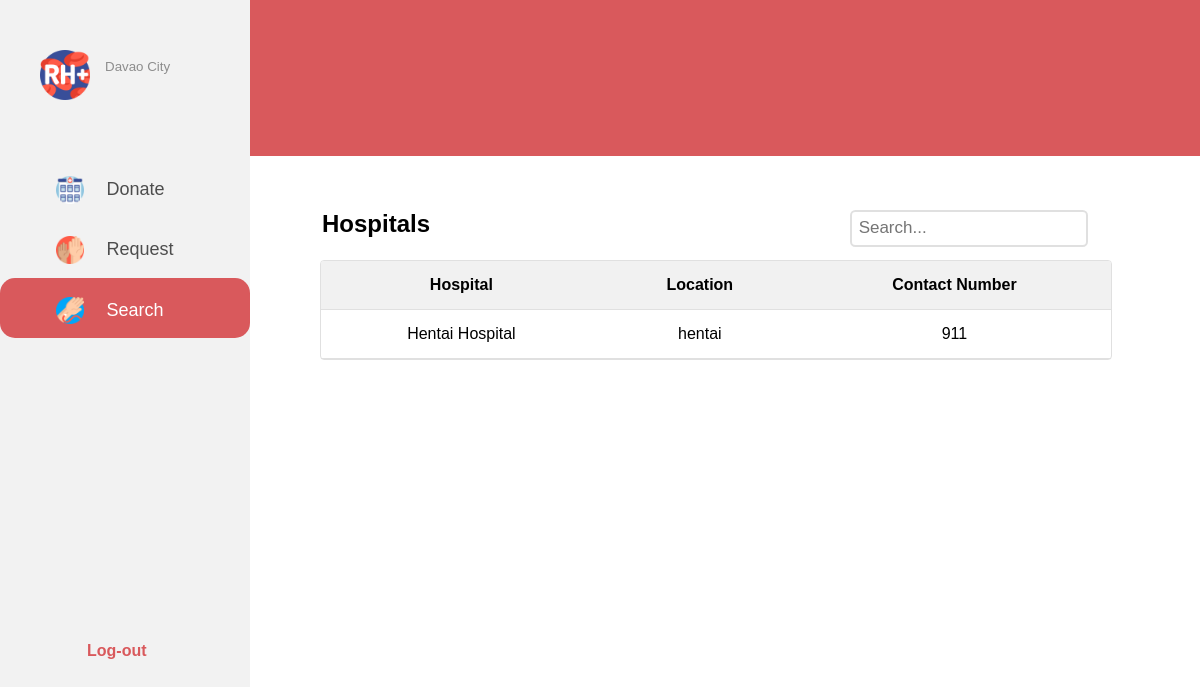
/user-dashboard.php (signed in), run on the app's committed database.
### tables this page shows
CREATE TABLE `hospital` (
  `Hospital_ID` int(11) NOT NULL,
  `Hospital_Name` varchar(20) NOT NULL,
  `Hospital_Address` text NOT NULL,
  `Hospital_Contact_Number` int(7) NOT NULL,
  `Hospital_Password` varchar(15) NOT NULL,
  `Hospital_Email_Address` varchar(20) NOT NULL
);

### user-dashboard.php (the view, shortened to what this page needs)
<?php
  if(isset($_SESSION['User_Name']) && isset($_SESSION['User_ID'])){
?>
<!DOCTYPE html>
<html>
<head>
  <link rel="stylesheet" href="user-dashboard.css">
</head>
<body>
  <div class="sidenav">
    <div class="float-container">
        <div class="float-child">
           <div class="icon"><img src="icons/Hospital-Dashboard-Menu/rh-.png"></div>
        </div>
        <div class="float-child">
          <div class="prof-text">
            <small>Davao City</small>
          </div>
        </div>
    </div>
    <div class="menu">
      <div class="donate">
        <a href="user-dashboard-donate.html" id="first-sidebar" class="a"><img src="icons/menu/medical-center.png">Donate</a>
      </div>
      <div class="request">
        <a href="user-dashboard-request.html" class="a"><img src="icons/menu/volunteer.png">Request</a>
      </div>
      <div class="search">
        <a href="user-dashboard,php" id="third-sidebar" class="a"><img src="icons/menu/blood-transfusion.png">Search</a>
      </div>
      <div class="sidebar-bottom">
        <table>
          <th><a href="login.html" id="log-out">Log-out</a></th>
        </table>
      </div>
    </div>
  </div>s
  <div class="header">
  </div>
  <div class="table-header">
    <table>
      <th><h2> Hospitals</h2></th>
      <th id="search-box"><input type="text" placeholder="Search..."></th>
    </table>
  </div>
  <div class="content">
    <table class="table-content" style="width: 90%">
     <tr>
          <th>Hospital</th>
          <th>Location</th>
          <th>Contact Number</th>
        </tr>
        <tr>
             <?php
        $conn = mysqli_connect("localhost","root","","blood_donation_sys");
        $sql = "SELECT Hospital_Name,
        Hospital_Address, Hospital_Contact_Number FROM hospital";
        $result = $conn->query($sql);
        if($result->num_rows>0){
          while($row=$result->fetch_assoc()){
            echo "<tr><td>".$row["Hospital_Name"]."</td><td>".$row["Hospital_Address"]."</td><td>".$row["Hospital_Contact_Number"]."</td></tr>";
          }
          echo"</table>";
        }
        else{
          echo "0 result";
        }
        ?>
  </div>
</body>
</html>
<?php
}else{
  send_alert_error("Session Invalid");
}
?>

### user-dashboard.css (style rules this page uses)
* { padding: 0; margin: 0; }
body { font-family: sans-serif; font-size: 16px; }
.search { box-sizing: border-box; background-color: #D9595C; border-style: none; border-color: #D9595C; border-width: 0.0125em; border-radius: 0.9375em; }
.search a { color:white; }
.sidenav { height: 100%; width: 15.625em; position: fixed; background-color: #F2F2F2; left: 0; top: 0; overflow-x: hidden; padding-top: 1.25em; font-family: sans-serif; }
.menu { padding-top: 2em; }
.menu img { width: 15%; padding-right: 1.25em; vertical-align: middle; }
.profile tr, td { padding-right: 100px; }
.a { padding: 1.0625em 0.5em 0.75em 3.125em; text-decoration: none; font-size: 1.125em; color: #4D4D4D; display: block; }
.sidebar-bottom { position: absolute; top: 40em; }
.sidebar-bottom a { text-decoration: none; color: black; }
#log-out { padding-left: 5.3125em; color: #D9595C; }
.float-container { padding-top: 20px; padding-left: 30px; padding-bottom: 50px; }
.icon { width: 25%; float: left; padding: 10px ; }
.icon img { width: 90%; }
.prof-text { padding-top: 17px; padding-left: 0px; }
.prof-text small { color: #8D8D8D; }
.header { margin-left: 15.6em; padding: 5em; background: #D9595C; color: white; position: relative; top: -22px; }
.table-header { padding-top: 1.875em; padding-left: 20em; }
#search-box { position: absolute; right: 7em; }
.table-header input[type=text] { font-size: 1.0625em; color: #2C2C2C; padding: 0.375em 0.375em 0.375em 0.375em; border-style: solid; border-radius: 0.3125em; border-color: #E0E0E0; }
.content { padding-top: 1.25em; padding-left: 20em; }
table.table-content { border: 0.0625em solid #E0E0E0; border-radius: 0.25em; border-collapse: separate; border-spacing: 0; text-align: center; }
table.table-content th { background-color: #F1F1F1; }
table.table-content th:first-child { border-radius: 0.1875em 0 0 0; }
table.table-content th:last-child { border-radius: 0 0.1875em 0 0; }
table.table-content th, td { border-bottom: 0.0625em solid #E0E0E0; padding: 0.9375em; }

### data on the page
hospital: Hospital_Name "Hentai Hospital", Hospital_Address "hentai", Hospital_Contact_Number "911"
